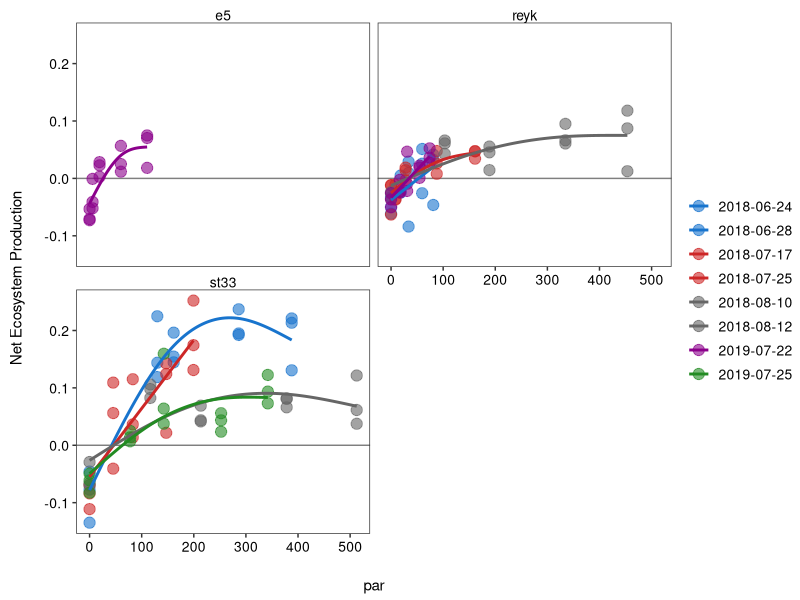
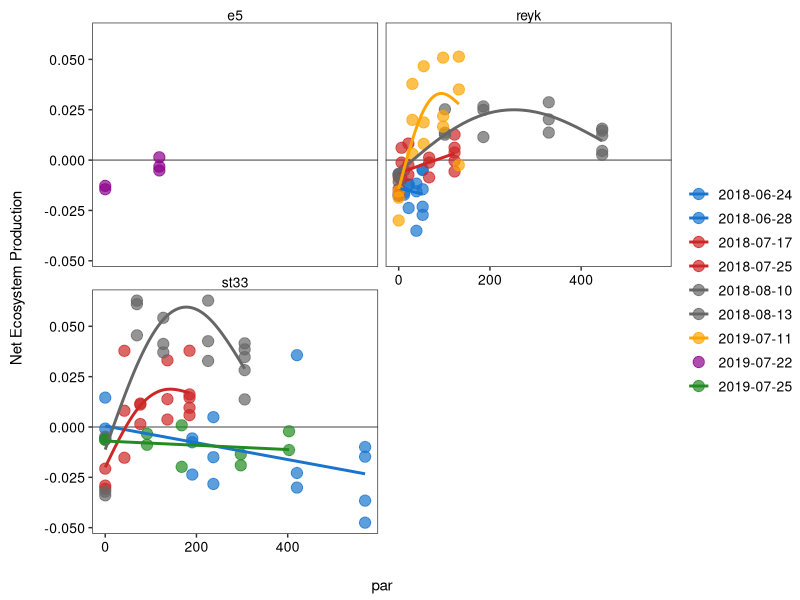

The R script that drew these images, in order:
#==========
#========== Preliminaries
#==========

# load packages
library(tidyverse)
library(lubridate)
library(nlme)

# import data
# define relative light
benthic_clean = read_csv("data/clean_data/benthic_clean.csv") 
pelagic_clean = read_csv("data/clean_data/pelagic_clean.csv") 

# set theme
theme_set(theme_bw() %+replace% 
            theme(panel.grid = element_blank(),
                  strip.background = element_blank(),
                  legend.margin = margin(0,0,0,0),
                  strip.text = element_text(size=10),
                  legend.text = element_text(size=10),
                  axis.text=element_text(size=10, color="black"),
                  axis.title.y=element_text(angle = 90 ,margin=margin(0,15,0,0)),
                  axis.title.x=element_text(margin=margin(15,0,0,0))))





#==========
#========== Analysis: Benthic
#==========

# plot
benthic_clean %>%
  filter(!is.na(par)) %>%
  mutate(site = factor(site), site = droplevels(site)) %>%
  ggplot(aes(par, do_flux, color = factor(sampledate)))+
  facet_wrap(~site, nrow = 2)+
  geom_hline(yintercept = 0, size = 0.5, alpha = 0.5)+
  geom_point(size=3.5, alpha = 0.6)+
  scale_y_continuous("Net Ecosystem Production")+
  scale_color_manual("",values=c("dodgerblue3","dodgerblue3","firebrick3","firebrick3",
                                 "gray40","gray40","magenta4","forestgreen"))+
  stat_smooth(method = "gam", formula = y~s(x, k =3), se = F)

#==========
#========== Analysis: Pelagic
#==========

# plot
pelagic_clean %>%
  filter(!is.na(par), sampledate != "2018-08-15") %>%
  mutate(site = factor(site), site = droplevels(site)) %>%
  ggplot(aes(par, do_flux, color = factor(sampledate)))+
  facet_wrap(~site, nrow = 2)+
  geom_hline(yintercept = 0, size = 0.5, alpha = 0.5)+
  geom_point(size=3.5, alpha = 0.7)+
  scale_y_continuous("Net Ecosystem Production")+
  scale_color_manual("",values=c("dodgerblue3","dodgerblue3","firebrick3","firebrick3",
                                 "gray40","gray40","orange","magenta4","forestgreen"))+
  stat_smooth(method = "gam", formula = y~s(x, k =3), se = F)

